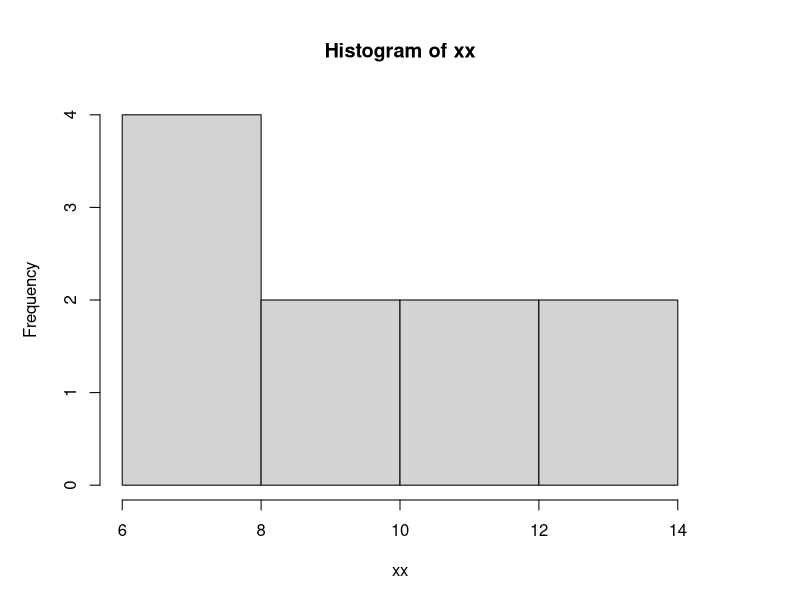
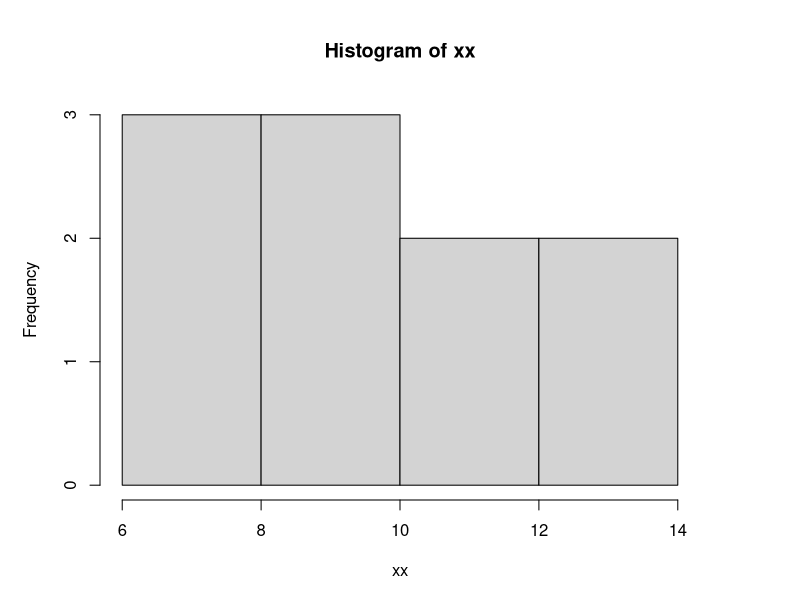
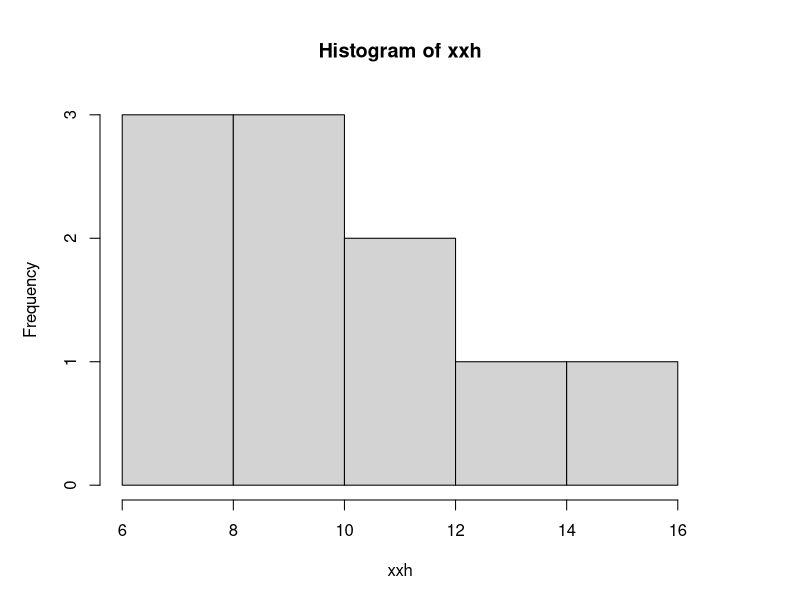
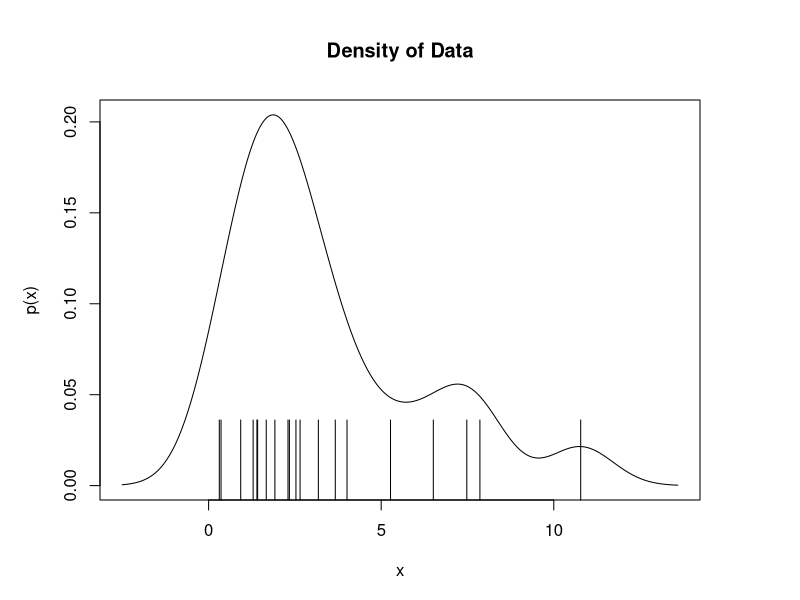
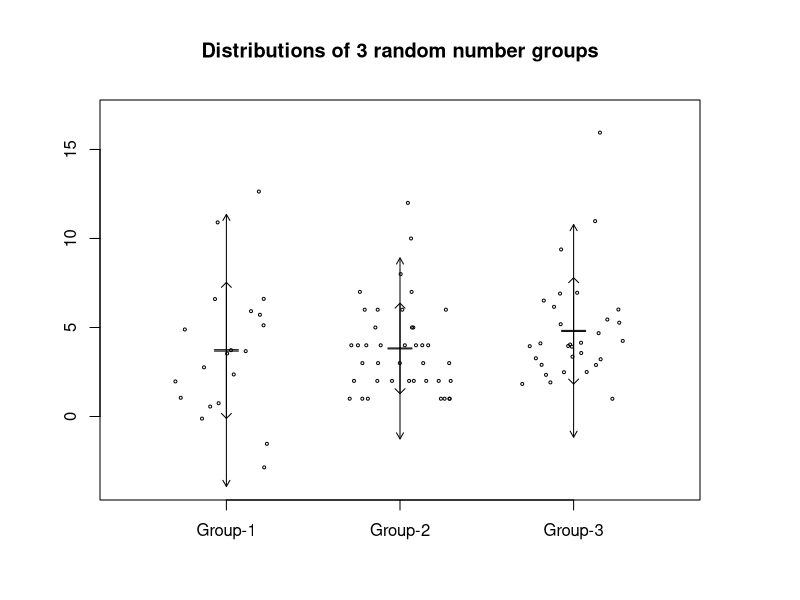
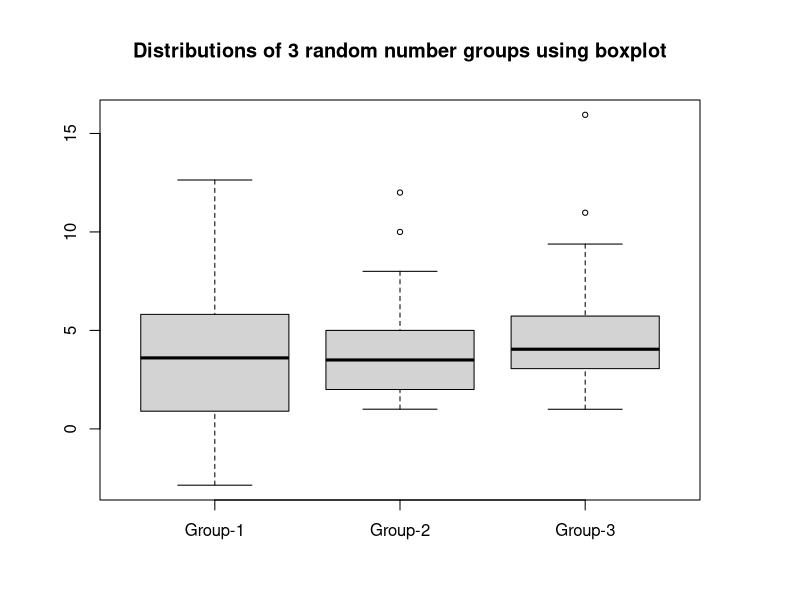
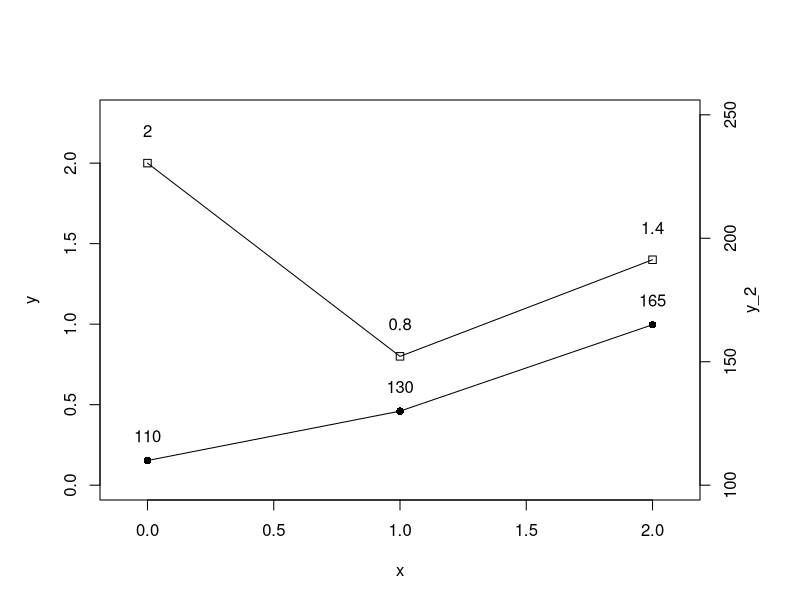
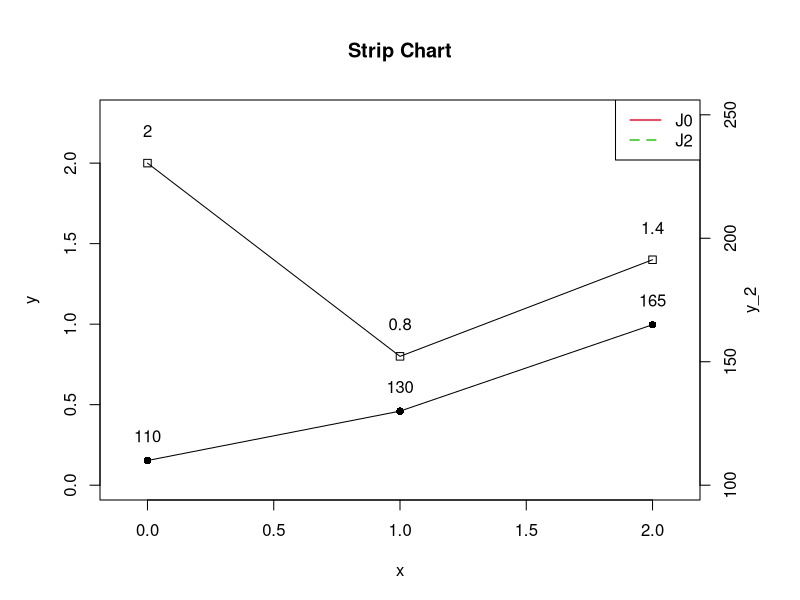

Recreate these plots in R, in order.
# Exercise 1
# Discuss diferences between programs a, b  and c ;
# answers is in word document (only code changed here -(title)) 

# Program a

par(mai = c(1, 1, 1, 1), omi = c(0, 0, 0, 0))
xx <- c(9.20, 6.00, 6.00, 11.25, 11.00, 7.25, 9.7, 13.25, 14.00, 8.00)
hist(xx, breaks = c(6, 8, 10, 12, 14))

# Program b
par(mai = c(1, 1, 1, 1), omi = c(0, 0, 0, 0))
xx <- c(9.20, 6.00, 6.00, 11.25, 11.00, 7.25, 9.7, 13.25, 14.00, 8.00)
hist(xx, breaks = c(6, 8, 10, 12, 14), right = F)

# Program c

par(mai = c(1, 1, 1, 1), omi = c(0, 0, 0, 0))
xx <- c(9.20, 6.00, 6.00, 11.25, 11.00, 7.25, 9.7, 13.25, 14.00, 8.00)
br1 <-  c(6, 8, 10, 12, 14, 16)
bw1 <- br1[2] - br1[1]
xxh <- floor(xx/bw1) * bw1 + 0.1 * bw1
hist(xxh, breaks = br1, right = F) 

# Exercise 2 

# What present chart generated by code below ? Please add title to this chart.
# answers is in word document (only code changed here - (title)) 

par(mai = c(1, 1, 1, 1), omi = c(0, 0, 0, 0))
xx <- c(1.92, 4.01, 6.51, 1.40, 1.67, 5.27, 1.42, 0.36,
        3.18, 3.67, 7.48, 2.65, 7.86, 10.78, 2.30, 1.29, 0.31, 0.93,
        2.34, 2.53)

d1 <- density(xx, bw = "Sj-ste")
ex <- d1$x
ey <- d1$y

plot(ex, ey, type = "n", xlab = "x", ylab = "p(x)", main = "Density of Data")
lines(ex, ey)
rug(xx, ticksize = 0.2, lwd = 1)

# Exercise 3

# What present chart generated by code listed below ? Please describe the meaning  # of arrows. Please add the title.
# answers is in word document (only code changed here - (title)) 

# (1)
par(mai = c(1, 1, 1, 1), omi = c(0, 0, 0, 0))
# (2)
set.seed(591)
xx1 <- rnorm(20, mean = 3, sd = 3.6)
xx2 <- rpois(40, lambda = 3.5)
xx3 <- rchisq(31, df = 5)
# (3)
mean1 <- c(mean(xx1), mean(xx2), mean(xx3))
sd1 <- c(sd(xx1), sd(xx2), sd(xx3))
data1 <- list(xx1, xx2, xx3)
# (4)
xmin1 <- min(xx1, xx2, xx3) - 1
xmax1 <- max(xx1, xx2, xx3) + 1
# (5)
stripchart(data1, method = "jitter", jit = 0.3, vert = T, 
           pch = 1, cex = 0.4, ylim = c(xmin1, xmax1),  
           group.names = c("Group-1", "Group-2", "Group-3"), main="Distributions of 3 random number groups")
# (6)
arrows(1:3, mean1 + sd1, 1:3, mean1 - sd1, angle = 45, 
       code = 3, length = 0.07)
arrows(1:3, mean1 + 2 * sd1, 1:3, mean1 - 2 * sd1, 
       angle = 30, code = 3, length = 0.07)
arrows(1:3, mean1 + 0.01 * sd1, 1:3, mean1 - 0.01 * sd1, 
       angle = 90, code = 3, length = 0.12)

# Exercise 4

# What present chart generated using code listed below ? Please add title and # annotations to make chart easier to interpret.
# answers is in word document (only code changed here -title) 

# (1)
par(mai = c(1, 1, 1, 1), omi = c(0, 0, 0, 0))
# (2)
set.seed(591)
xx1 <- rnorm(20, mean = 3, sd = 3.6)
xx2 <- rpois(40, lambda = 3.5)
xx3 <- rchisq(31, df = 5, ncp = 0)
# (3)
box1 <- boxplot(xx1, xx2, xx3, names = c("Group-1", "Group-2",
                                         "Group-3"), cex = 0.7 ,main="Distributions of 3 random number groups using boxplot")
# (4)
print("box1$stats")
print(box1$stats)

# Exercise 5

# What present chart generated using code listed below ? Please
# add title and legend to make chart easier to interpret. 

# answers is in word document (only code changed here) 

# (1)
par(mai = c(1, 1, 1, 1), omi = c(0, 0, 0, 0))
# (2)

plot(c(-0.1, 2.1), c(0, 2.3), type = "n", xlab = "x", 
     ylab = "y")
xx <- c(0, 1,2)
yy <- c(2, 0.8, 1.4)
lines(xx, yy)
points(xx, yy, pch = 0)
# (3)
text(xx, yy + 0.2, labels = as.character(yy))
# (4)
par(new = T)
# (5)
plot(c(-0.1, 2.1), c(100, 250), type = "n", xlab = "", 
     ylab = "", axes = F)
# (6)
axis(4)
mtext("y_2", side = 4, line = 2)
# (7)
xx <- c(0, 1, 2)
yy <- c(110, 130, 165)
lines(xx, yy)
points(xx, yy, pch = 16)

# (8)
text(xx, yy + 10, labels = as.character(yy))


plotl <- function(...) {
  par(mai = c(1, 1, 1, 1), omi = c(0, 0, 0, 0))
  # (2)
  
  plot(c(-0.1, 2.1), c(0, 2.3), type = "n", xlab = "x", 
       ylab = "y", main ="Strip Chart")
  xx <- c(0, 1,2)
  yy <- c(2, 0.8, 1.4)
  lines(xx, yy)
  points(xx, yy, pch = 0)
  # (3)
  text(xx, yy + 0.2, labels = as.character(yy))
  # (4)
  par(new = T)
  # (5)
  plot(c(-0.1, 2.1), c(100, 250), type = "n", xlab = "", 
       ylab = "", axes = F)
  # (6)
  axis(4)
  mtext("y_2", side = 4, line = 2)
  # (7)
  xx <- c(0, 1, 2)
  yy <- c(110, 130, 165)
  lines(xx, yy)
  points(xx, yy, pch = 16)
  
  # (8)
  text(xx, yy + 10, labels = as.character(yy))
  
}

plotl()
legend(x = "topright",          # Position
       legend = c("J0", "J2"),  # Legend texts
       lty = c(1, 2),           # Line types
       col = c(2, 3),           # Line colors
       lwd = 2)   

# Exercise 6 

# Please analyse code listed below. Please describe meaning of particular sections
# no code was changed here, the answer is in word document.

# (1)
par(mai = c(1, 1, 1, 1), omi = c(0, 0, 0, 0))
# (2)
yy <- c(50,30,40)
# (3)
name1 <- c("data-a", "data-b", "data-c")
# (4)
pie(yy, labels = name1, col = c("red","green","skyblue"))
# (5)
par(new = T)
# (6)
par(mai=c(2, 2, 2, 2))
# (7)
yy2 <- c(50, 20, 10, 20, 20)
# (8)
name2 <- c("data-a1", "data-b1", "data-b2", "data-c1", 
           "data-c2")
# (9)
pie(yy2, labels = name2, col = c("pink", "gold", "blue", 
                                 "gold", "blue"))
